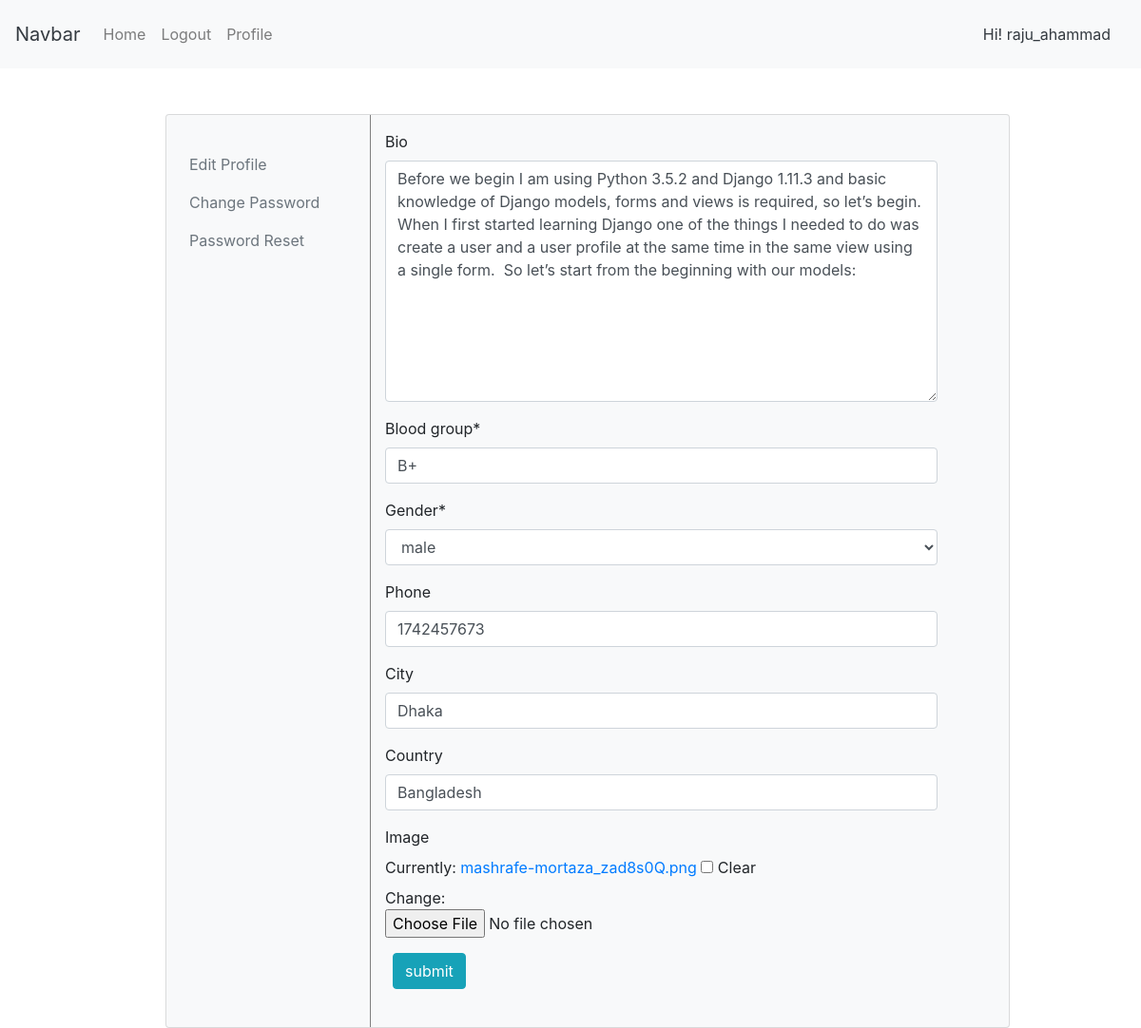
The page /profileupdate/ (signed in) on the database its author committed.
### profilee/models.py (models this page shows, shortened)
class User(AbstractUser):
    email = models.EmailField(_('email address'), unique=True)
    USERNAME_FIELD = 'email'
    REQUIRED_FIELDS = []
    objects = UserManager()

class UserProfile(models.Model):
    MALE = 'male'
    FEMALE = 'female'
    OTHERS = 'others'
    GENDER_CHOICE = (
    (MALE, 'male'),
    (FEMALE, 'female'),
    (OTHERS, 'others'),
    )
    user = models.OneToOneField(settings.AUTH_USER_MODEL, on_delete=models.CASCADE)
    blood_group = models.CharField(max_length=100, null=True)
    gender = models.CharField(max_length=120, choices=GENDER_CHOICE, default=MALE)
    website = models.URLField(default='', blank=True)
    bio = models.TextField(default='', blank=True, null=True)
    phone = models.CharField(max_length=20, blank=True, default='')
    city = models.CharField(max_length=100, default='', blank=True)
    country = models.CharField(max_length=100, default='', blank=True)
    image = models.ImageField(default='default.png', blank = True, null=True)

### profilee/views.py (the view, shortened to what this page needs)
# urls.py: path('profileupdate/', views.UserprofileUpdateView.as_view(), name='profileupdate'),
class UserprofileUpdateView(LoginRequiredMixin, UpdateView):
    model = UserProfile
    template_name = 'profileform.html'
    fields = ('bio', 'blood_group', 'gender', 'phone', 'city', 'country', 'image',)
    login_url = "login/"
    success_url = reverse_lazy('profile')
    def get_object(self):
        return UserProfile.objects.get(user=self.request.user)

### templates/profileform.html (shortened to what this page needs)
{% extends 'base.html' %}
{% load crispy_forms_tags %}
{% block content %}
<br>
<br>
<div class="container ml-5 mr-4">
  <div class="card bg-light " style="margin: auto; width: 80%;">
    <div class="row">
      <div class="col-sm-3 mt-3">
        <div class="ml-4 mt-4">
          <p class="mb-3"  ><a class="text-secondary" href="{% url 'profileupdate' %}">Edit Profile </a></p>
          <p class="mb-3" ><a class="text-secondary" href="{% url 'password_change' %}">Change Password </a></p>
          <p class="mb-3" ><a class="text-secondary" href="{% url 'password_reset' %}">Password Reset </a></p>
        </div>
      </div>
      <div class="col-sm-8 mt-3">
        <div class="form">
          <form class="" action="" method="post" enctype="multipart/form-data">
            {{ form|crispy }}
            <button class="btn btn-info ml-2" type="submit" name="button">submit</button>
          </form>
        </div>
      </div>
      <br>
    </div>
  </div>
</div>
{% endblock  %}

### templates/base.html (shortened to what this page needs)
<!doctype html>
<html lang="en">
  <head>
    <link rel="stylesheet" href="https://stackpath.bootstrapcdn.com/bootstrap/4.2.1/css/bootstrap.min.css">
  </head>
  <body>
    <div class="">
  <nav class="navbar navbar-expand-lg navbar-light bg-light">
    <a class="navbar-brand text-dark" href="{% url 'home' %}">Navbar</a>
    <div class="collapse navbar-collapse" id="navbarText">
      <ul class="navbar-nav mr-auto">
        <li  class="{% if request.resolver_match.url_name == "home" %}active{% endif %}">
          <a class="nav-link" href="{% url 'home' %}">Home <span class="sr-only">(current)</span></a>
        </li>
        {% if user.is_authenticated %}
        <li class="{% if request.resolver_match.url_name == "logout" %}active{% endif %}">
          <a class="nav-link" href="{% url 'logout' %}">Logout </a>
        </li>
        {% else %}
        <li class="nav-item ">
          <a class="nav-link " href="{% url 'login' %}">Login <span class="sr-only"></span></a>
        </li>
        {% endif %}
        <li class="{% if request.resolver_match.url_name == "profile" %}active{% endif %}">
          <a class="nav-link " href="{% url 'profile' %}">Profile </a>
        </li>
      </ul>
      <span class="navbar-text">
        <a class="nav-link text-dark" href="{% url 'profile' %}">Hi! {{  user.username }} </a>
      </span>
    </div>
  </nav>
  <div class="">
    {% block content %}
    {% endblock %}
  </div>
  </div>
  </body>
</html>

### rows shown on the page
User: username "raju_ahammad"
UserProfile: bio "Before we begin I am using Python 3.5.2 and Django 1.11.3 and basic knowledge of Django models, forms and views is required, so let’s begin. When I first started learning Django one of the things I needed to do was create a user and a user profile at the same time in the same view using a single form. So let’s start from the beginning with our models:", blood_group "B+", gender "male", phone "1742457673", city "Dhaka", country "Bangladesh"
